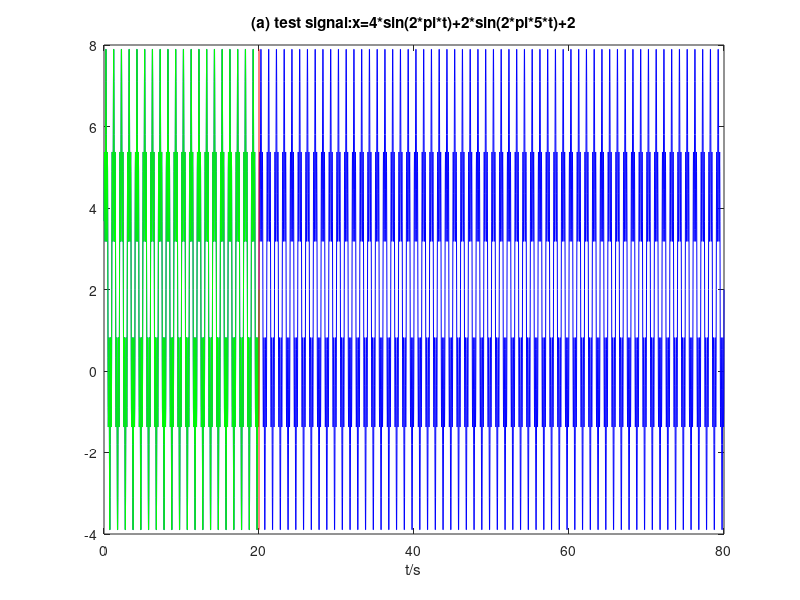
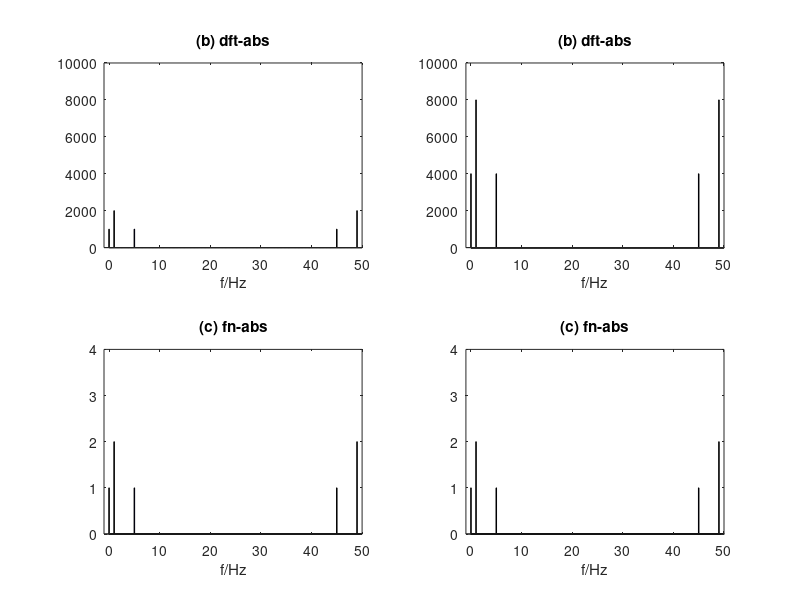
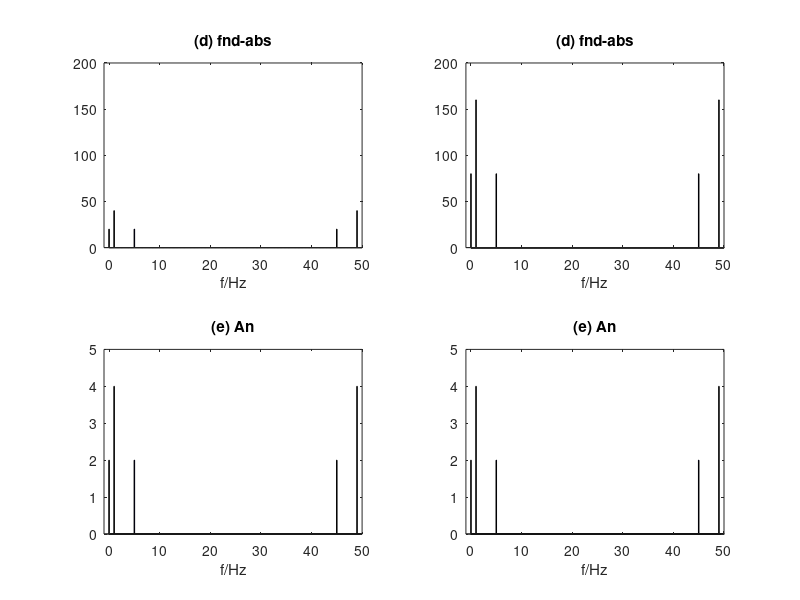
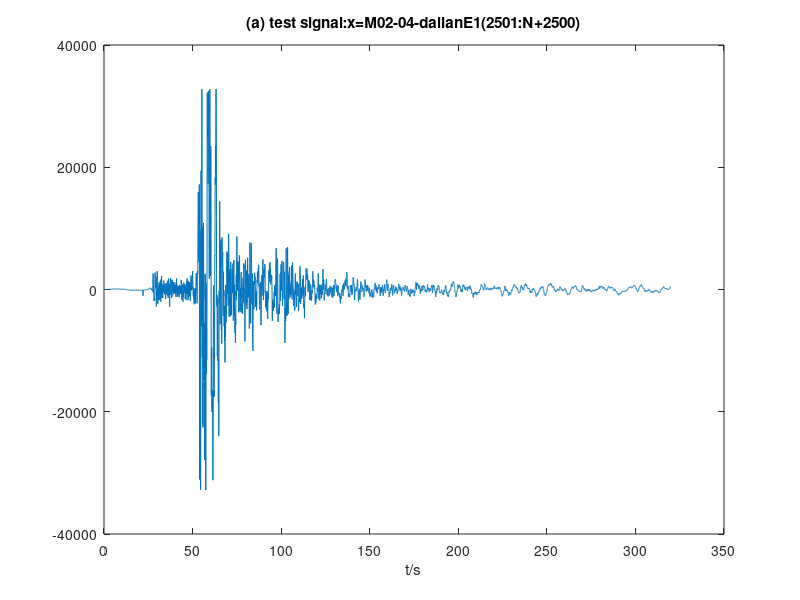

MATLAB code to generate these figures, in order:
%M02_06_fft_abs.m计算时间序列的DFT绝对值、
%按时间窗归一化的傅里叶谱振幅绝对值、
%傅里叶振幅谱密度绝对值
%傅里叶谱的真振幅
%第一类信号：持续的周期信号

clearvars
%--产生x(t)=3*sin(2*pi*t)+1.5*sin(2*pi*5*t)+2信号----------------------------
inv=0.02;
shoLen=1000;
shoSeq=inv*(1:shoLen);
shoDat=4*sin(2*pi*shoSeq)+2*sin(2*pi*5*shoSeq)+2;
lonLen=4000;
lonSeq=inv*(1:lonLen);
lonDat=4*sin(2*pi*lonSeq)+2*sin(2*pi*5*lonSeq)+2;
length([shoSeq(1:shoLen),lonSeq(1:lonLen)])
%------------------------------------
figure
plot(lonSeq(1:lonLen),lonDat(1:lonLen),'b')
hold on
plot(shoSeq(1:shoLen),shoDat(1:shoLen),'g')
hold on
plot([inv*shoLen,inv*shoLen],[max([shoDat,lonDat]),min([shoDat,lonDat])],'r')
xlabel('t/s')
title('(a) test signal:x=4*sin(2*pi*t)+2*sin(2*pi*5*t)+2')

%--计算离散傅里叶变换系数绝对值--------------------------------------------------
shoFft=fft(shoDat);
shoDftAbs=abs(shoFft);
shoDftAbs(1)=shoDftAbs(1)/2;
lonFft=fft(lonDat);
lonDftAbs=abs(lonFft);
lonDftAbs(1)=lonDftAbs(1)/2;

fnAbs=abs(shoFft/shoLen);
fnAbs(1)=fnAbs(1)/2;
fndAbs=abs(inv*shoFft);
fndAbs(1)=fndAbs(1)/2;

an=2*abs(shoFft)/shoLen;
an(1)=an(1)/2;
df=1/(shoLen*inv);
f=df*(1:shoLen)-df;
df1=1/(lonLen*inv);
f1=df1*(1:lonLen)-df1;
%------------------------------------
figure
subplot(221)
bar(f(1:shoLen),shoDftAbs(1:shoLen),2,'b')
axis([-1 df*shoLen 0 10000])
title('(b) dft-abs')
xlabel('f/Hz')
%------------------------------------
subplot(222)
bar(f1(1:lonLen),lonDftAbs(1:lonLen),8,'b')
axis([-1 df1*lonLen 0 10000])
title('(b) dft-abs')
xlabel('f/Hz')
%-------------------------------------
fn_abs1=abs(lonFft/lonLen);
fn_abs1(1)=fn_abs1(1)/2;
subplot(223)
bar(f(1:shoLen),fnAbs(1:shoLen),2,'b')
axis([-1 df*shoLen 0 4])
title('(c) fn-abs')
xlabel('f/Hz')
%-------------------------------------
subplot(224)
bar(f1(1:lonLen),fn_abs1(1:lonLen),8,'b')
axis([-1 df1*lonLen 0 4])
title('(c) fn-abs')
xlabel('f/Hz')
%--------------------------------------------------------------------------
figure
fnd_abs1=abs(inv*lonFft);
fnd_abs1(1)=fnd_abs1(1)/2;
subplot(221)
bar(f(1:shoLen),fndAbs(1:shoLen),2,'b')
axis([-1 df*shoLen 0 200])
title('(d) fnd-abs')
xlabel('f/Hz')
subplot(222)
bar(f1(1:lonLen),fnd_abs1(1:lonLen),8,'b')
axis([-1 df1*lonLen 0 200])
title('(d) fnd-abs')
xlabel('f/Hz')
an1=2*abs(lonFft)/lonLen;
an1(1)=an1(1)/2;
subplot(223)
bar(f(1:shoLen),an(1:shoLen),2,'b')
axis([-1 df*shoLen 0 5])
title('(e) An')
xlabel('f/Hz')
subplot(224)
bar(f1(1:lonLen),an1(1:lonLen),8,'b')
axis([-1 df1*lonLen 0 5])
title('(e) An')
xlabel('f/Hz')

%--------------------------------------------------------------------------
%使用地震记录波形
lonLen=16000;
shoLen=8000;
load M02_04_dalianE1.txt; % 读入一道波形数据
lonDat(1:lonLen)=M02_04_dalianE1(2501:lonLen+2500);
shoDat(1:shoLen)=M02_04_dalianE1(2501:shoLen+2500);
inv=0.02;
shoSeq=inv*(1:shoLen);
df=1/(shoLen*inv);
f=df*(1:shoLen)-df;
shoFft=fft(shoDat);
shoDftAbs=abs(shoFft);
shoDftAbs(1)=shoDftAbs(1)/2;
fnAbs=abs(shoFft/shoLen);
fnAbs(1)=fnAbs(1)/2;
fndAbs=abs(inv*shoFft);
fndAbs(1)=fndAbs(1)/2;
an=2*abs(shoFft)/shoLen;
an(1)=an(1)/2;
lonSeq=inv*(1:lonLen);
df1=1/(lonLen*inv);
f1=df1*(1:lonLen)-df1;
%--------------------------------------------------------------------------
figure
plot(lonSeq(1:lonLen),lonDat(1:lonLen))
xlabel('t/s')
title('(a) test signal:x=M02-04-dalianE1(2501:N+2500)')
%--------------------------------------------------------------------------
figure
lonFft=fft(lonDat);
lonDftAbs=abs(lonFft);
lonDftAbs(1)=lonDftAbs(1)/2;
subplot(221)
bar(f(1:shoLen),shoDftAbs(1:shoLen),2)
%axis([-1 df*N 0 5000])
axis([-1 df*shoLen 0 8000000])
title('(b) dft-abs')
xlabel('f/Hz')
%------------------------------------
subplot(222)
bar(f1(1:lonLen),lonDftAbs(1:lonLen),2)
axis([-1 df1*lonLen 0 8000000])
title('(b) dft-abs')
xlabel('f/Hz')
%-------------------------------------
fn_abs1=abs(lonFft/lonLen);
fn_abs1(1)=fn_abs1(1)/2;
subplot(223)
bar(f(1:shoLen),fnAbs(1:shoLen),2)
axis([-1 df*shoLen 0 1200])
title('(c) fn-abs')
xlabel('f/Hz')
subplot(224)
bar(f1(1:lonLen),fn_abs1(1:lonLen),2)
axis([-1 df1*lonLen 0 1200])
title('(c) fn-abs')
xlabel('f/Hz')
%--------------------------------------------------------------------------
figure
fnd_abs1=abs(inv*lonFft);
fnd_abs1(1)=fnd_abs1(1)/2;
subplot(221)
bar(f(1:shoLen),fndAbs(1:shoLen),2)
axis([-1 df*shoLen 0 200000])
title('(d) fnd-abs')
xlabel('f/Hz')
subplot(222)
bar(f1(1:lonLen),fnd_abs1(1:lonLen),2)
axis([-1 df1*lonLen 0 200000])
title('(d) fnd-abs')
xlabel('f/Hz')
an1=2*abs(lonFft)/lonLen;
an1(1)=an1(1)/2;
subplot(223)
bar(f(1:shoLen),an(1:shoLen),2)
axis([-1 df*shoLen 0 1500])
title('(e) An')
xlabel('f/Hz')
subplot(224)
bar(f1(1:lonLen),an1(1:lonLen),2)
axis([-1 df1*lonLen 0 1500])
title('(e) An')
xlabel('f/Hz')
